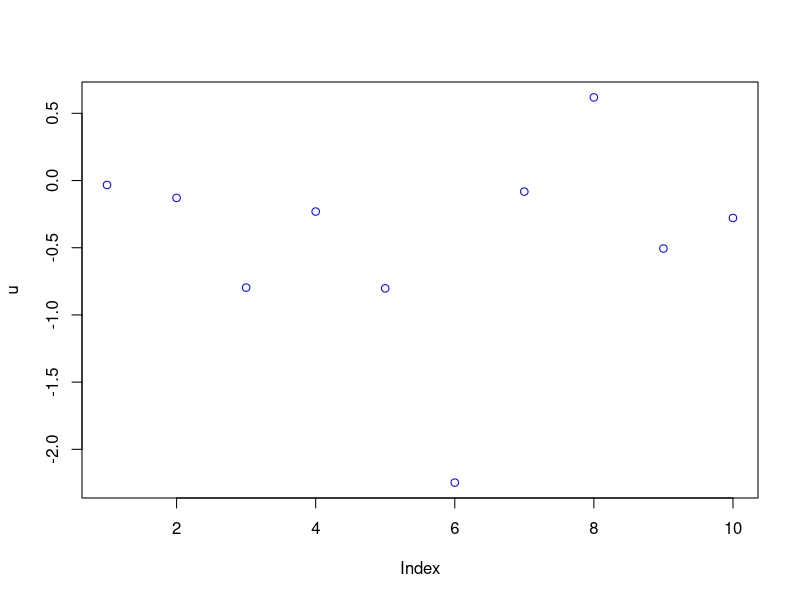
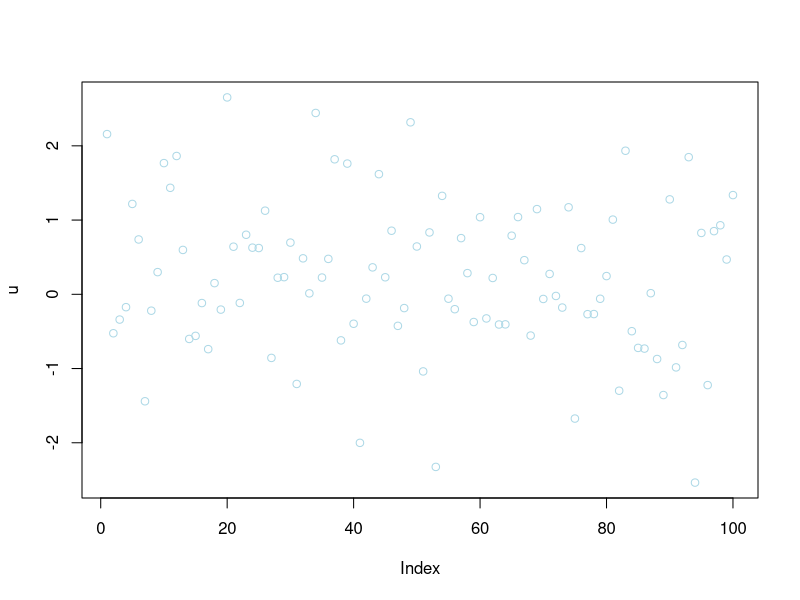
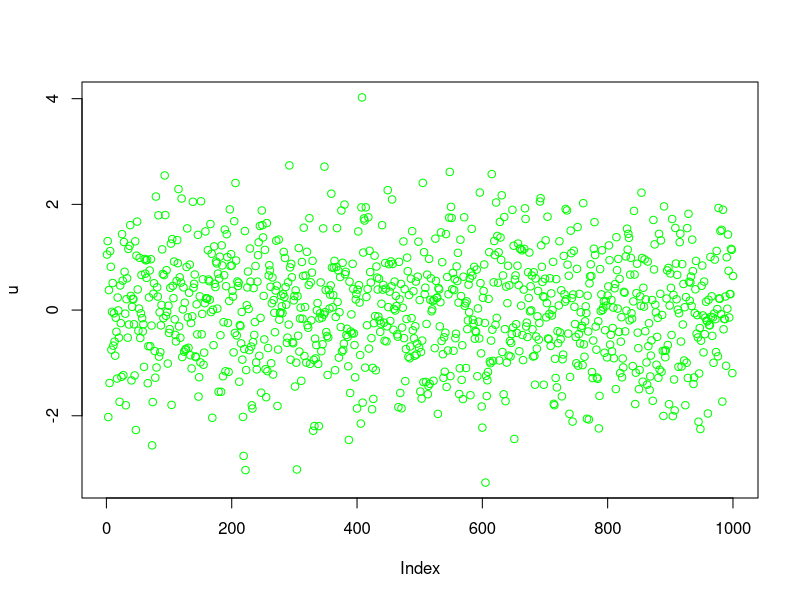
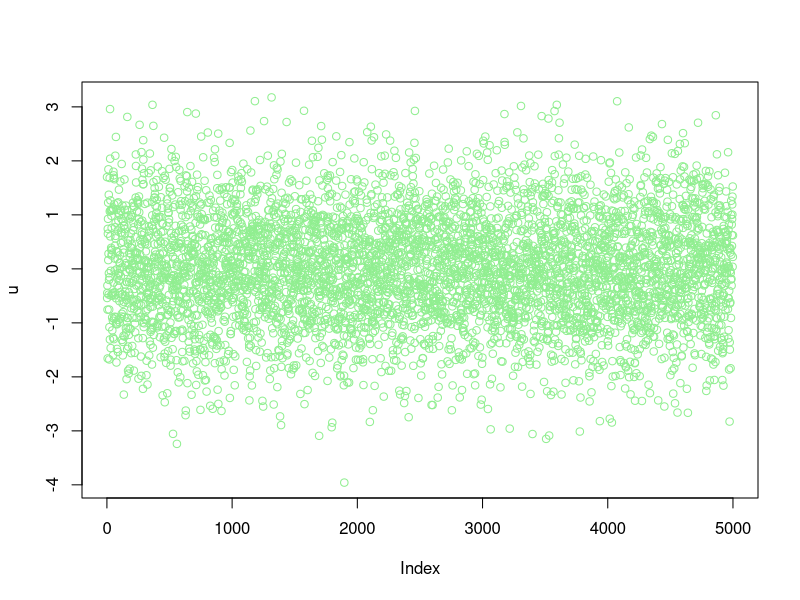
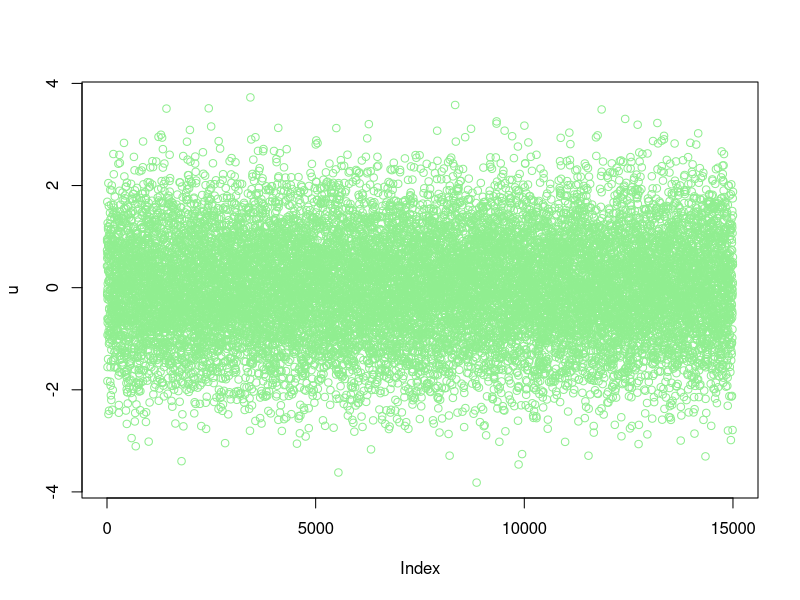
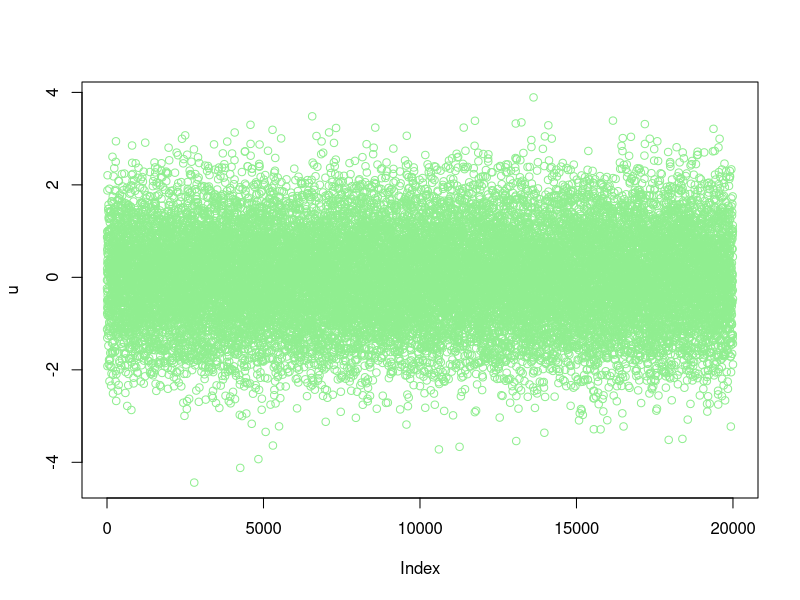
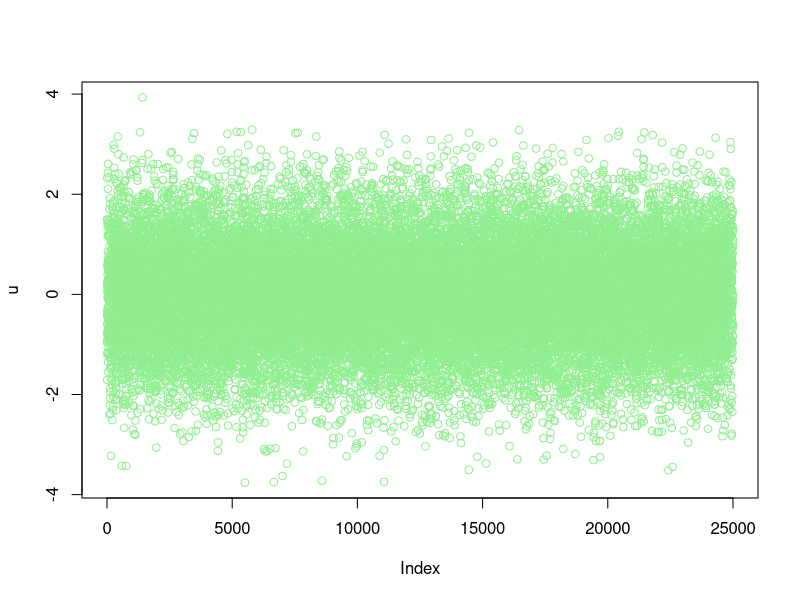
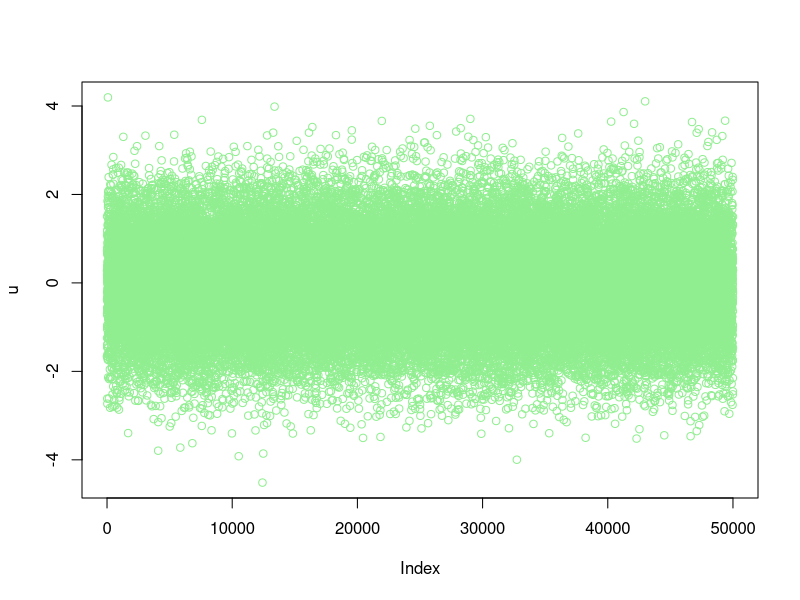

Here is the R script that generated these plots, in order:
## ---- chunk 1
knitr::opts_chunk$set(echo = TRUE)
## ---- chunk 2
u<- rnorm(10,0,1); head(u,20)
plot(u,col="blue")

## ---- chunk 3
u<- rnorm(100,0,1); head(u,20)
plot(u,col="lightblue")

## ---- chunk 4
u<- rnorm(1000,0,1); head(u,20)
plot(u,col="green")

## ---- chunk 5
u<- rnorm(5000,0,1); head(u,20)
plot(u,col="lightgreen")
## ---- chunk 6
u<- rnorm(15000,0,1); head(u,20)
plot(u,col="lightgreen")

## ---- chunk 7
u<- rnorm(20000,0,1); head(u,20)
plot(u,col="lightgreen")

## ---- chunk 8
u<- rnorm(25000,0,1); head(u,20)
plot(u,col="lightgreen")

## ---- chunk 9
u<- rnorm(50000,0,1); head(u,20)
plot(u,col="lightgreen")
## ---- chunk 10
muestra1<- sample(u,100,replace = FALSE)
plot(muestra1,
     main="Muestra de tamaño 100",
     xlab="Elementos de la muestra",
     ylab="Normales(0,1)",
     col="purple")
## ---- chunk 11
##---- Mejora del grafico ----
miscoloresazules<- colorRampPalette(c("#F7FBFF", "#DEEBF7", "#C6DBEF",
                                   "#9ECAE1", "#6BAED6", "#4292C6",
                                   "#2171B5", "#08519C", "#08306B"))(20);
hist(u,col = miscoloresazules,
     main = 'Números aleatorios normales',
     xlab="Valores de u",
     ylab="Valores generados",)
## ---- chunk 12
hist(muestra1, col="lightblue")
##---- Mejora del grafico ----
miscoloresrosas<- colorRampPalette(c("#FFF0F5", "#FFD1DC", "#FFB6C1",
                                         "#FF91A4", "#FF6B8B", "#FF4C6D",
                                         "#FF2E50", "#E75480","#C2185B"))(25);
hist(muestra1,col = miscoloresrosas,
     main = 'Números aleatorios normales',
     xlab="Valores de u",
     ylab="Valores generados",)
## ---- chunk 13
muestra2<- sample(u,250,replace = FALSE)
plot(muestra1,
     main="Muestra de tamaño 250",
     xlab="Elementos de la muestra",
     ylab="Normales(0,1)",
     col="purple")
## ---- chunk 14
miscoloresmorados<- colorRampPalette(c("#F3E5F5", "#E1BEE7", "#D1C4E9", "#C5CAE9","#B39DDB", "#9FA8DA", "#9575CD", "#7986CB","#7E57C2", "#673AB7", "#5E35B1", "#512DA8","#4527A0", "#311B92", "#283593", "#1A237E","#8E24AA", "#6A1B9A", "#4A148C", "#38006B"))(25);
hist(u,col=miscoloresmorados,
     main = 'Números aleatorios normales',
     xlab="Valores de u",
     ylab="Valores generados",)
## ---- chunk 15
##---- Mejora del grafico ----
miscoloresmorados<- colorRampPalette(c("#F3E5F5", "#E1BEE7", "#D1C4E9", "#C5CAE9","#B39DDB", "#9FA8DA", "#9575CD", "#7986CB","#7E57C2", "#673AB7", "#5E35B1", "#512DA8","#4527A0", "#311B92", "#283593", "#1A237E","#8E24AA", "#6A1B9A", "#4A148C", "#38006B"))(20);
hist(muestra2,col = miscoloresmorados,
     main = 'Números aleatorios normales',
     xlab="Valores de u",
     ylab="Valores generados",)
